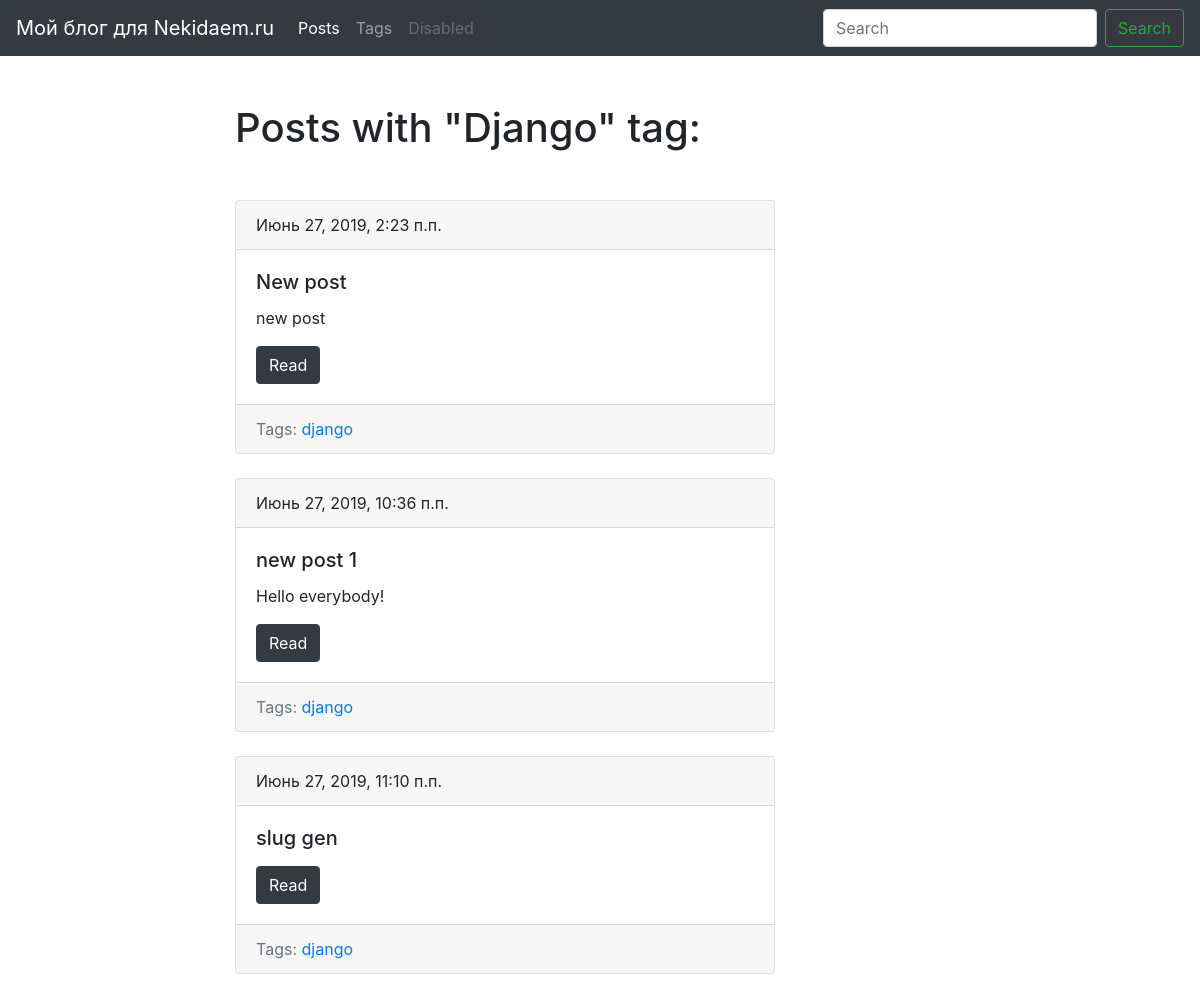
Before: /blog/tag/django/ with the older database file.
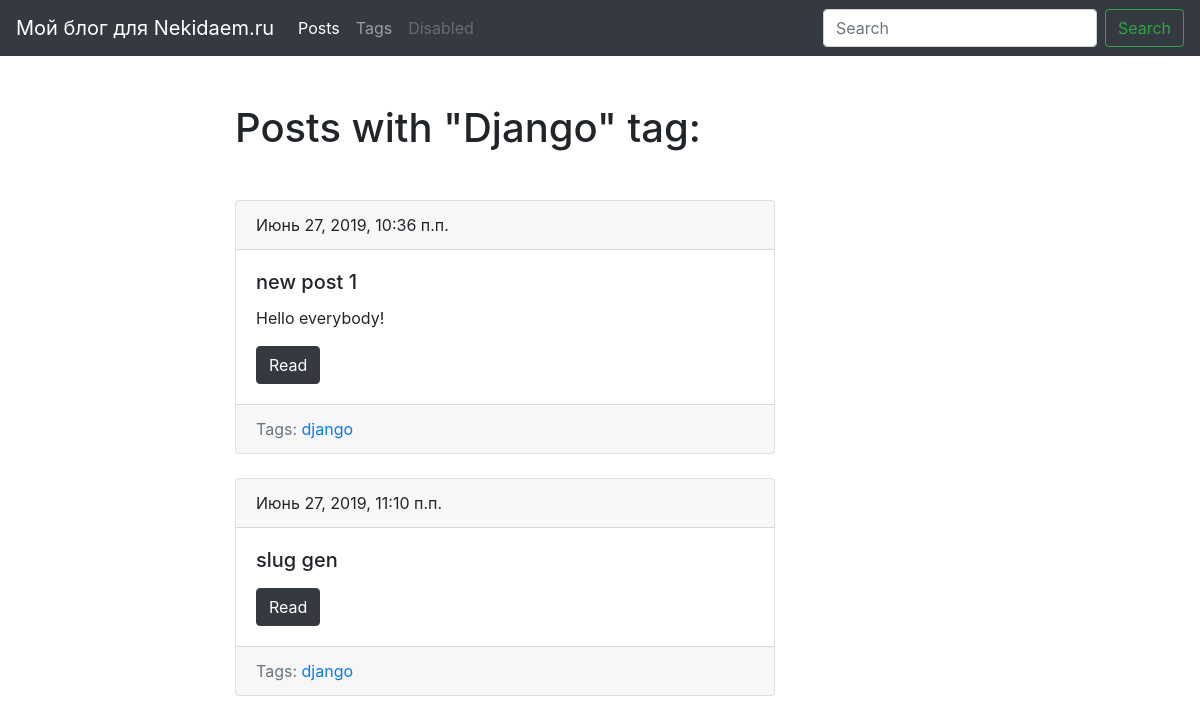
After: the same page with the newer database file.
### blog/models.py (models this page shows, shortened)
class Tag(models.Model):
    title = models.CharField(max_length=50)
    slug = models.SlugField(max_length=50, unique=True)
    def get_absolute_url(self):
        return reverse('tag_detail_url', kwargs={'slug': self.slug})

class Post(models.Model):
    title = models.CharField(max_length=150, db_index=True)
    slug = models.SlugField(max_length=150, unique=True, blank=True)
    body = models.TextField(blank=True, db_index=True)
    date_pub = models.DateTimeField(auto_now_add=True)
    tags = models.ManyToManyField('Tag', blank=True, related_name='posts')
    def get_absolute_url(self):
        return reverse('post_detail_url', kwargs={'slug': self.slug})

### blog/views.py (the view)
# urls.py: path('tag/<str:slug>/', TagDetail.as_view(), name='tag_detail_url'),
class TagDetail(ObjectDetailMixin, View):
    model = Tag
    template = 'blog/tag_detail.html'

### blog/utils.py (called while the page is built)
    def get(self, request, slug):
        obj = get_object_or_404(self.model, slug__iexact=slug)
        return render(request, self.template, context={self.model.__name__.lower(): obj, 'admin_object': obj,
                                                       'detail': True})

### blog/templates/blog/tag_detail.html (shortened to what this page needs)
{% extends 'blog/base_blog.html' %}
{% block content %}
    <h1 class="mb-5">
        Posts with "{{tag.title|title}}" tag:
    </h1>
    {% for post in tag.posts.all %}
         {% include 'blog/includes/post_card_template.html' %}
    {% endfor %}
{% endblock %}

### blog/templates/blog/base_blog.html (shortened to what this page needs)
{% extends 'base.html' %}

### templates/base.html (shortened to what this page needs)
{% load static %}
<!DOCTYPE html>
<html lang="en">
<head>
    <link rel="stylesheet" href="https://stackpath.bootstrapcdn.com/bootstrap/4.3.1/css/bootstrap.min.css" integrity=
            "sha384-ggOyR0iXCbMQv3Xipma34MD+dH/1fQ784/j6cY/iJTQUOhcWr7x9JvoRxT2MZw1T">
    <link rel="stylesheet" href="{%static 'css/styles.css'%}">
</head>
<body>
    <nav class="navbar navbar-expand-lg navbar-dark bg-dark">
      <a class="navbar-brand" href="#">Мой блог для Nekidaem.ru</a>
      <div class="collapse navbar-collapse" id="navbarSupportedContent">
        <ul class="navbar-nav mr-auto">
          <li class="nav-item active">
            <a class="nav-link" href="{% url 'posts_list_url'%}">Posts</a>
          </li>
          <li class="nav-item">
            <a class="nav-link" href="{%url 'tags_list_url'%}">Tags</a>
          </li>
          <li class="nav-item">
            <a class="nav-link disabled" href="#" tabindex="-1" aria-disabled="true">Disabled</a>
          </li>
        </ul>
        <form class="form-inline my-2 my-lg-0">
          <input class="form-control mr-sm-2" type="search" placeholder="Search" aria-label="Search">
          <button class="btn btn-outline-success my-2 my-sm-0" type="submit">Search</button>
        </form>
      </div>
    </nav>
    <div class="container mt-5">
        <div class="row">
            <div class="col-6 offset-md-2">
                {% block content %}{% endblock %}
            </div>
         </div>
    </div>
</body>
</html>

### blog/templates/blog/includes/post_card_template.html
<div class="card mb-4">
    <div class="card-header">
        {{ post.date_pub }}
    </div>
    <div class="card-body">
        <h5 class="card-title">{{ post.title }}</h5>
        <p class="card-text">{{ post.body|truncatewords:15 }}</p>
        <a href="{{ post.get_absolute_url }}" class="btn btn-dark">Read</a>
    </div>
    <div class="card-footer text-muted">
    Tags:
        {% for tag in post.tags.all %}
            <a href="{{ tag.get_absolute_url }}"> {{ tag.title }} </a>
        {% endfor %}
    </div>
</div>

Changed rows visible on the page:
removed Post: date_pub "Июнь 27, 2019, 2:23 п.п.", title "New post", body "new post", Tag (title "django")
